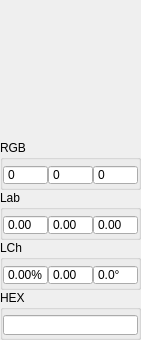
<?xml version="1.0" encoding="UTF-8"?>
<ui version="4.0">
 <class>ColorWidget</class>
 <widget class="QWidget" name="ColorWidget">
  <property name="geometry">
   <rect>
    <x>0</x>
    <y>0</y>
    <width>141</width>
    <height>340</height>
   </rect>
  </property>
  <property name="windowTitle">
   <string>ColorWidget</string>
  </property>
  <widget class="QGroupBox" name="RGB">
   <property name="geometry">
    <rect>
     <x>0</x>
     <y>140</y>
     <width>141</width>
     <height>50</height>
    </rect>
   </property>
   <property name="title">
    <string>RGB</string>
   </property>
   <widget class="QSpinBox" name="RGB_B">
    <property name="geometry">
     <rect>
      <x>93</x>
      <y>25</y>
      <width>45</width>
      <height>20</height>
     </rect>
    </property>
    <property name="buttonSymbols">
     <enum>QAbstractSpinBox::ButtonSymbols::NoButtons</enum>
    </property>
    <property name="maximum">
     <number>255</number>
    </property>
   </widget>
   <widget class="QSpinBox" name="RGB_R">
    <property name="geometry">
     <rect>
      <x>3</x>
      <y>25</y>
      <width>45</width>
      <height>20</height>
     </rect>
    </property>
    <property name="buttonSymbols">
     <enum>QAbstractSpinBox::ButtonSymbols::NoButtons</enum>
    </property>
    <property name="maximum">
     <number>255</number>
    </property>
   </widget>
   <widget class="QSpinBox" name="RGB_G">
    <property name="geometry">
     <rect>
      <x>48</x>
      <y>25</y>
      <width>45</width>
      <height>20</height>
     </rect>
    </property>
    <property name="buttonSymbols">
     <enum>QAbstractSpinBox::ButtonSymbols::NoButtons</enum>
    </property>
    <property name="maximum">
     <number>255</number>
    </property>
   </widget>
  </widget>
  <widget class="QGroupBox" name="HEX">
   <property name="geometry">
    <rect>
     <x>0</x>
     <y>290</y>
     <width>141</width>
     <height>50</height>
    </rect>
   </property>
   <property name="title">
    <string>HEX</string>
   </property>
   <widget class="QLineEdit" name="HEX_value">
    <property name="geometry">
     <rect>
      <x>3</x>
      <y>25</y>
      <width>135</width>
      <height>20</height>
     </rect>
    </property>
   </widget>
  </widget>
  <widget class="QGroupBox" name="LCh">
   <property name="geometry">
    <rect>
     <x>0</x>
     <y>240</y>
     <width>141</width>
     <height>50</height>
    </rect>
   </property>
   <property name="title">
    <string>LCh</string>
   </property>
   <widget class="QDoubleSpinBox" name="LCh_h">
    <property name="geometry">
     <rect>
      <x>93</x>
      <y>25</y>
      <width>45</width>
      <height>20</height>
     </rect>
    </property>
    <property name="buttonSymbols">
     <enum>QAbstractSpinBox::ButtonSymbols::NoButtons</enum>
    </property>
    <property name="specialValueText">
     <string/>
    </property>
    <property name="prefix">
     <string/>
    </property>
    <property name="suffix">
     <string>°</string>
    </property>
    <property name="decimals">
     <number>1</number>
    </property>
    <property name="maximum">
     <double>360.000000000000000</double>
    </property>
   </widget>
   <widget class="QDoubleSpinBox" name="LCh_L">
    <property name="geometry">
     <rect>
      <x>3</x>
      <y>25</y>
      <width>45</width>
      <height>20</height>
     </rect>
    </property>
    <property name="buttonSymbols">
     <enum>QAbstractSpinBox::ButtonSymbols::NoButtons</enum>
    </property>
    <property name="suffix">
     <string notr="true">%</string>
    </property>
    <property name="maximum">
     <double>100.000000000000000</double>
    </property>
   </widget>
   <widget class="QDoubleSpinBox" name="LCh_C">
    <property name="geometry">
     <rect>
      <x>48</x>
      <y>25</y>
      <width>45</width>
      <height>20</height>
     </rect>
    </property>
    <property name="buttonSymbols">
     <enum>QAbstractSpinBox::ButtonSymbols::NoButtons</enum>
    </property>
    <property name="suffix">
     <string/>
    </property>
    <property name="maximum">
     <double>200.000000000000000</double>
    </property>
   </widget>
  </widget>
  <widget class="QFrame" name="ColorFrame">
   <property name="geometry">
    <rect>
     <x>0</x>
     <y>0</y>
     <width>140</width>
     <height>140</height>
    </rect>
   </property>
   <property name="frameShape">
    <enum>QFrame::Shape::NoFrame</enum>
   </property>
   <property name="frameShadow">
    <enum>QFrame::Shadow::Raised</enum>
   </property>
  </widget>
  <widget class="QGroupBox" name="Lab">
   <property name="geometry">
    <rect>
     <x>0</x>
     <y>190</y>
     <width>141</width>
     <height>50</height>
    </rect>
   </property>
   <property name="title">
    <string>Lab</string>
   </property>
   <widget class="QDoubleSpinBox" name="Lab_b">
    <property name="geometry">
     <rect>
      <x>93</x>
      <y>25</y>
      <width>45</width>
      <height>20</height>
     </rect>
    </property>
    <property name="buttonSymbols">
     <enum>QAbstractSpinBox::ButtonSymbols::NoButtons</enum>
    </property>
    <property name="minimum">
     <double>-127.000000000000000</double>
    </property>
    <property name="maximum">
     <double>127.000000000000000</double>
    </property>
    <property name="singleStep">
     <double>1.000000000000000</double>
    </property>
   </widget>
   <widget class="QDoubleSpinBox" name="Lab_L">
    <property name="geometry">
     <rect>
      <x>3</x>
      <y>25</y>
      <width>45</width>
      <height>20</height>
     </rect>
    </property>
    <property name="buttonSymbols">
     <enum>QAbstractSpinBox::ButtonSymbols::NoButtons</enum>
    </property>
    <property name="maximum">
     <double>100.000000000000000</double>
    </property>
   </widget>
   <widget class="QDoubleSpinBox" name="Lab_a">
    <property name="geometry">
     <rect>
      <x>48</x>
      <y>25</y>
      <width>45</width>
      <height>20</height>
     </rect>
    </property>
    <property name="buttonSymbols">
     <enum>QAbstractSpinBox::ButtonSymbols::NoButtons</enum>
    </property>
    <property name="minimum">
     <double>-127.000000000000000</double>
    </property>
    <property name="maximum">
     <double>127.000000000000000</double>
    </property>
    <property name="singleStep">
     <double>1.000000000000000</double>
    </property>
   </widget>
  </widget>
 </widget>
 <tabstops>
  <tabstop>RGB_R</tabstop>
  <tabstop>RGB_G</tabstop>
  <tabstop>RGB_B</tabstop>
  <tabstop>Lab_L</tabstop>
  <tabstop>Lab_a</tabstop>
  <tabstop>Lab_b</tabstop>
  <tabstop>LCh_L</tabstop>
  <tabstop>LCh_C</tabstop>
  <tabstop>LCh_h</tabstop>
 </tabstops>
 <resources/>
 <connections/>
</ui>
